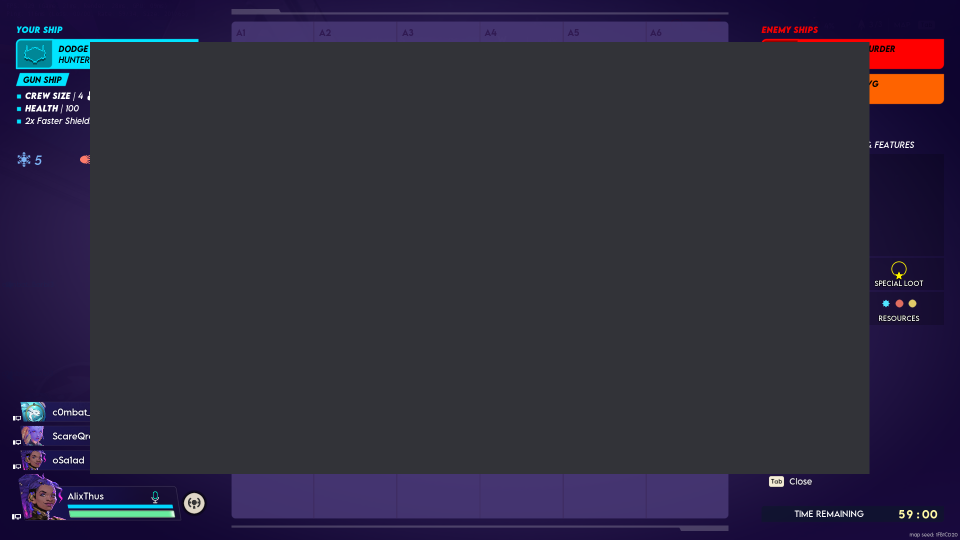
#> input picture dataset/images/train/capture_2026-02-04T08-20-08-907Z.png, 1920 x 1080 px (shown at 1/2 size)
$ python -i seed_position_research.py   (imports and definitions only)
#> lines starting #> are read from the running program, lines starting #| are printed output that depends on the picture
#!/usr/bin/env python3
"""Extract approximate POI coordinates from WG map screenshots and test seed-to-position signal."""

from __future__ import annotations

import argparse
import csv
import importlib.util
import io
import json
import shutil
import subprocess
import sys
from collections import Counter, defaultdict
from pathlib import Path

import numpy as np
from PIL import Image, ImageEnhance, ImageFilter


ROOT_DIR = Path(__file__).resolve().parent.parent
DATA_DIR = ROOT_DIR / "dataset" / "map-ground-truth"
BASE_RESEARCH_SCRIPT = ROOT_DIR / "scripts" / "seed_hazard_research.py"
OUTPUT_DIR = DATA_DIR / "research"
MANUAL_REGION_PATH = OUTPUT_DIR / "manual_poi_region_annotations.csv"

MAP_LEFT_FRAC = 0.23
MAP_TOP_FRAC = 0.03
MAP_RIGHT_FRAC = 0.77
MAP_BOTTOM_FRAC = 0.95
MIN_LINE_CONFIDENCE = 25.0
POI_CELL_MIN_SUPPORT = 3


# [6 lines left out: function load_base_module, not called in this run]


def crop_map_panel(image_path: str) -> tuple[Image.Image, tuple[int, int, int, int]]:
    image = Image.open(image_path).convert("L")
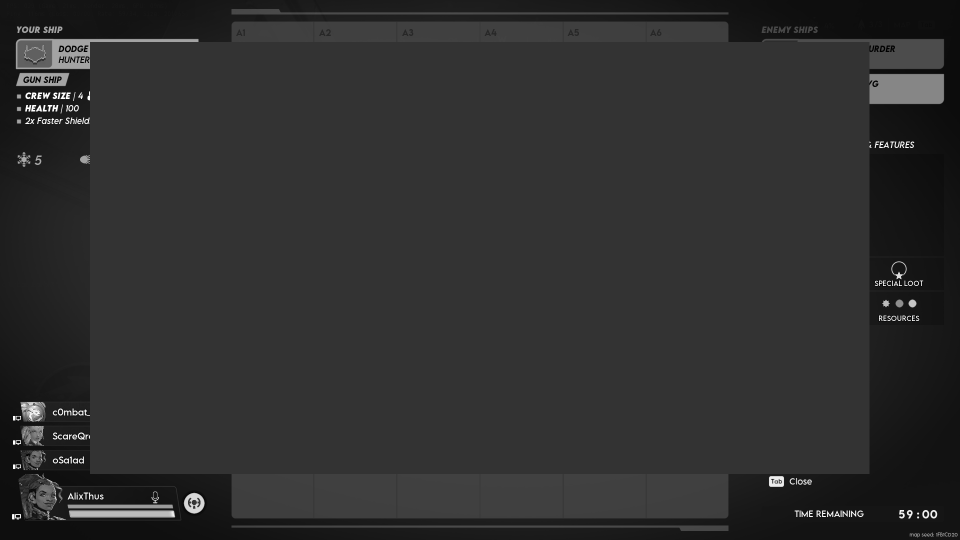
#> image: PIL image 1920x1080 L (shown at 1/2 size); min 0, max 255, mean 47
    width, height = image.size
#> width = 1920; height = 1080
    box = (
        int(width * MAP_LEFT_FRAC),
        int(height * MAP_TOP_FRAC),
        int(width * MAP_RIGHT_FRAC),
        int(height * MAP_BOTTOM_FRAC),
    )
#> box = (441, 32, 1478, 1026)
    crop = image.crop(box)
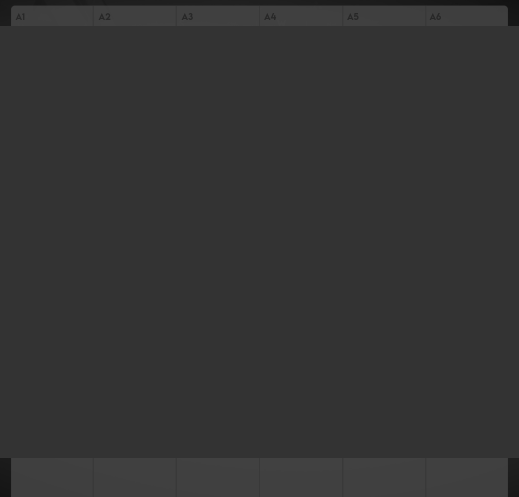
#> crop: PIL image 1037x994 L (shown at 1/2 size); min 18, max 66, mean 52
    crop = ImageEnhance.Contrast(crop).enhance(2.8)
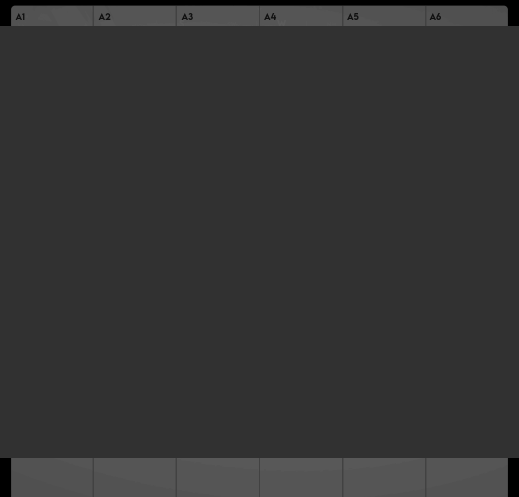
#> crop: PIL image 1037x994 L (shown at 1/2 size); min 0, max 91, mean 52.1
    crop = crop.filter(ImageFilter.SHARPEN)
    return crop, box


# [256 lines left out: functions tesseract_path, run_tesseract_tsv, group_word_rows, normalized_position, grid_cell, coarse_region and 9 more, not called in this run]


def seed_indices(seed_order: list[str], seeds: list[str]) -> list[int]:
    lookup = {seed: index for index, seed in enumerate(seed_order)}
    return [lookup[seed] for seed in seeds]


# [267 lines left out: functions summarize_cell_labels, multiclass_metrics, evaluate_poi_region_prediction, write_position_report, build_manifest, main, not called in this run]


# [2 lines not run here, left out]

>>> result = crop_map_panel('../dataset/images/train/capture_2026-02-04T08-20-08-907Z.png')
